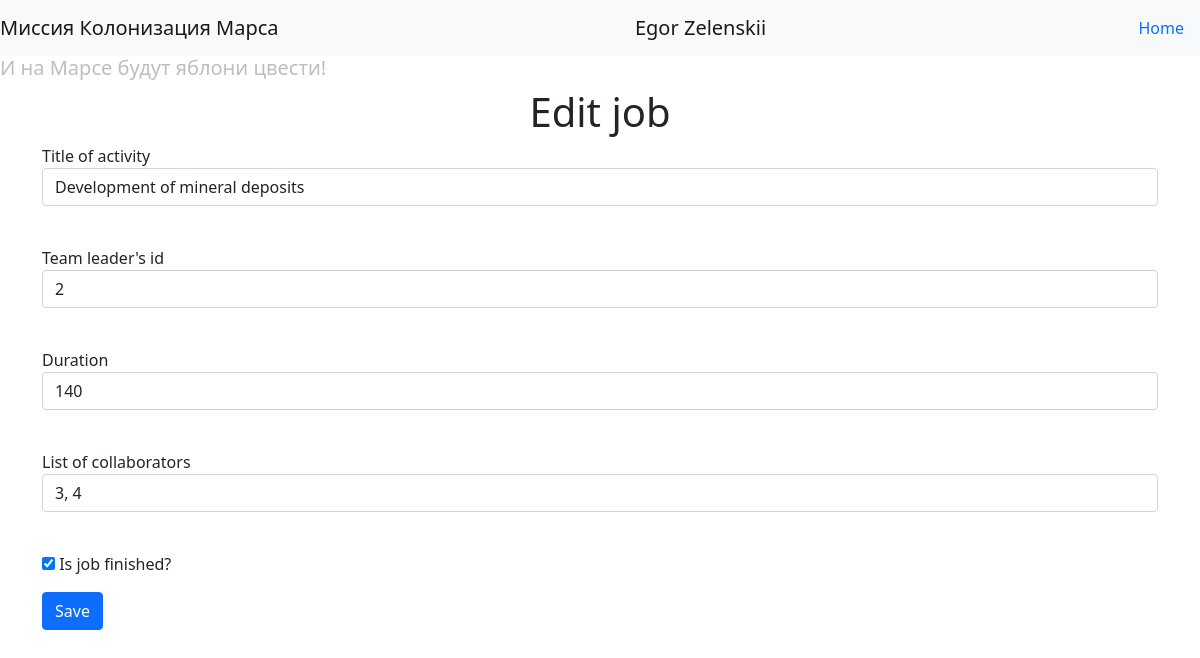
The page /edit_job/3 (signed in) on the database its author committed.
### data/users.py (models this page shows, shortened)
class User(SqlAlchemyBase, UserMixin):
    __tablename__ = 'users'
    id = sqlalchemy.Column(sqlalchemy.Integer,
                           primary_key=True, autoincrement=True)
    surname = sqlalchemy.Column(sqlalchemy.String, nullable=True)
    name = sqlalchemy.Column(sqlalchemy.String, nullable=True)
    age = sqlalchemy.Column(sqlalchemy.Integer, nullable=True)
    position = sqlalchemy.Column(sqlalchemy.String, nullable=True)
    speciality = sqlalchemy.Column(sqlalchemy.String, nullable=True)
    address = sqlalchemy.Column(sqlalchemy.String, nullable=True)
    email = sqlalchemy.Column(sqlalchemy.String,
                              index=True, unique=True, nullable=True)
    hashed_password = sqlalchemy.Column(sqlalchemy.String, nullable=True)
    modified_date = sqlalchemy.Column(sqlalchemy.DateTime,
                                      default=datetime.datetime.now)
    jobs = orm.relationship("Jobs", back_populates='user')

### data/jobs.py (models this page shows)
class Jobs(SqlAlchemyBase):
    __tablename__ = 'jobs'
    id = sqlalchemy.Column(sqlalchemy.Integer,
                           primary_key=True, autoincrement=True)
    start_date = sqlalchemy.Column(sqlalchemy.DateTime,
                                   default=datetime.datetime.now)
    team_leader = sqlalchemy.Column(sqlalchemy.Integer,
                                    sqlalchemy.ForeignKey("users.id"))
    job = sqlalchemy.Column(sqlalchemy.String, nullable=True)
    work_size = sqlalchemy.Column(sqlalchemy.Integer, nullable=True)
    collaborators = sqlalchemy.Column(sqlalchemy.String, nullable=True)
    is_finished = sqlalchemy.Column(sqlalchemy.Boolean, nullable=True)
    end_date = sqlalchemy.Column(sqlalchemy.DateTime)
    user = orm.relationship('User')

### main.py (the view, shortened to what this page needs)
@app.route('/edit_job/<int:id>', methods=['GET', 'POST'])
@login_required
def edit_gob(id):
    form = JobForm()
    if request.method == "GET":
        db_sess = db_session.create_session()
        jobs = db_sess.query(Jobs).filter(Jobs.id == id, Jobs.user == current_user).first()
        if jobs:
            form.job.data = jobs.job
            form.team_leader.data = jobs.team_leader
            form.work_size.data = jobs.work_size
            form.collaborators.data = jobs.collaborators
            form.is_finished.data = jobs.is_finished
        else:
            abort(404)
    return render_template('job.html', title='Edit job', action='Edit job', form=form)

### forms/job.py
class JobForm(FlaskForm):
    job = StringField('Title of activity', validators=[DataRequired()])
    team_leader = StringField("Team leader's id", validators=[DataRequired()])
    work_size = StringField("Duration", validators=[DataRequired()])
    collaborators = StringField("List of collaborators", validators=[DataRequired()])
    is_finished = BooleanField("Is job finished?")
    submit = SubmitField('Save')

### data/db_session.py (called while the page is built)
def create_session() -> Session:
    global __factory
    return __factory()

### main.py (called while the page is built)
@login_manager.user_loader
def load_user(user_id):
    db_sess = db_session.create_session()
    return db_sess.query(User).get(user_id)

### templates/job.html (shortened to what this page needs)
{% extends "base.html" %}
{% block content %}
<h1 style="text-align: center">{{ action }}</h1>
<form action="" method="post">
    <p>
        {{ form.job.label }}<br>
        {{ form.job(class="form-control") }}<br>
    <p>
        {{ form.team_leader.label }}<br>
        {{ form.team_leader(class="form-control") }}<br>
    <p>
        {{ form.work_size.label }}<br>
        {{ form.work_size(class="form-control") }}<br>
    <p>
        {{ form.collaborators.label }}<br>
        {{ form.collaborators(class="form-control") }}<br>
    <p>{{ form.is_finished() }} {{ form.is_finished.label }}</p>
    <p>{{ form.submit(type="submit", class="btn btn-primary") }}</p>
</form>
{% endblock %}

### templates/base.html (shortened to what this page needs)
<!DOCTYPE html>
<html lang="en">
<head>
    <link rel="stylesheet"
          href="https://cdn.jsdelivr.net/npm/bootstrap@5.0.0-beta1/dist/css/bootstrap.min.css"
>
<body>
<header>
    <nav class="navbar navbar-light bg-light">
        <a class="navbar-brand"> Миссия Колонизация Марса </a>
        {% if current_user.is_authenticated %}
            <a class="navbar-brand" href="/logout">{{ current_user.name }} {{ current_user.surname }}</a>
        {% else %}
            <p>
                <a class="btn btn-primary " href="/register">Зарегистрироваться</a>
                <a class="btn btn-success" href="/login">Войти</a>
            </p>
        {% endif %}
        <a class="nav-link" href="/"> Home </a>
    </nav>
</header>
<h5 style="color:#BEBEBE">И на Марсе будут яблони цвести!</h5>
<main role="main" class="container">
    {% block content %}{% endblock %}
</main>
</body>
</html>

### rows shown on the page
User: name "Egor", surname "Zelenskii"
Jobs: job "Development of mineral deposits", team_leader "2", work_size "140", collaborators "3, 4", is_finished "☑"

### other values the page prints
{{ action }} "Edit job"
